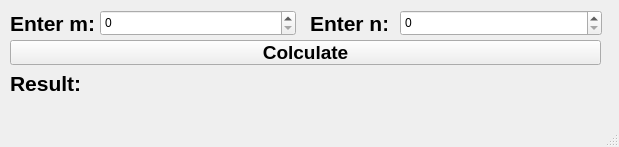
<?xml version="1.0" encoding="UTF-8"?>
<ui version="4.0">
 <class>MainWindow</class>
 <widget class="QMainWindow" name="MainWindow">
  <property name="geometry">
   <rect>
    <x>0</x>
    <y>0</y>
    <width>619</width>
    <height>147</height>
   </rect>
  </property>
  <property name="windowTitle">
   <string>Akkerman</string>
  </property>
  <widget class="QWidget" name="centralwidget">
   <widget class="QPushButton" name="Colculate">
    <property name="geometry">
     <rect>
      <x>10</x>
      <y>40</y>
      <width>591</width>
      <height>25</height>
     </rect>
    </property>
    <property name="font">
     <font>
      <pointsize>14</pointsize>
      <bold>true</bold>
     </font>
    </property>
    <property name="text">
     <string>Colculate</string>
    </property>
   </widget>
   <widget class="QSpinBox" name="spinBox_m">
    <property name="geometry">
     <rect>
      <x>100</x>
      <y>10</y>
      <width>196</width>
      <height>26</height>
     </rect>
    </property>
    <property name="maximum">
     <number>999999999</number>
    </property>
   </widget>
   <widget class="QLabel" name="label">
    <property name="geometry">
     <rect>
      <x>10</x>
      <y>70</y>
      <width>74</width>
      <height>26</height>
     </rect>
    </property>
    <property name="sizePolicy">
     <sizepolicy hsizetype="Fixed" vsizetype="Preferred">
      <horstretch>0</horstretch>
      <verstretch>0</verstretch>
     </sizepolicy>
    </property>
    <property name="font">
     <font>
      <pointsize>16</pointsize>
      <bold>true</bold>
     </font>
    </property>
    <property name="text">
     <string>Result: </string>
    </property>
   </widget>
   <widget class="QSpinBox" name="spinBox_n">
    <property name="geometry">
     <rect>
      <x>400</x>
      <y>10</y>
      <width>202</width>
      <height>26</height>
     </rect>
    </property>
    <property name="maximum">
     <number>999999999</number>
    </property>
   </widget>
   <widget class="QLabel" name="label_output">
    <property name="geometry">
     <rect>
      <x>100</x>
      <y>70</y>
      <width>500</width>
      <height>26</height>
     </rect>
    </property>
    <property name="font">
     <font>
      <pointsize>16</pointsize>
     </font>
    </property>
    <property name="text">
     <string/>
    </property>
   </widget>
   <widget class="QLabel" name="label_m">
    <property name="geometry">
     <rect>
      <x>10</x>
      <y>10</y>
      <width>83</width>
      <height>26</height>
     </rect>
    </property>
    <property name="sizePolicy">
     <sizepolicy hsizetype="Fixed" vsizetype="Preferred">
      <horstretch>0</horstretch>
      <verstretch>0</verstretch>
     </sizepolicy>
    </property>
    <property name="font">
     <font>
      <pointsize>16</pointsize>
      <bold>true</bold>
     </font>
    </property>
    <property name="text">
     <string>Enter m:</string>
    </property>
   </widget>
   <widget class="QLabel" name="label_n">
    <property name="geometry">
     <rect>
      <x>310</x>
      <y>10</y>
      <width>77</width>
      <height>26</height>
     </rect>
    </property>
    <property name="sizePolicy">
     <sizepolicy hsizetype="Fixed" vsizetype="Preferred">
      <horstretch>0</horstretch>
      <verstretch>0</verstretch>
     </sizepolicy>
    </property>
    <property name="font">
     <font>
      <pointsize>16</pointsize>
      <bold>true</bold>
     </font>
    </property>
    <property name="text">
     <string>Enter n:</string>
    </property>
   </widget>
  </widget>
  <widget class="QMenuBar" name="menubar">
   <property name="geometry">
    <rect>
     <x>0</x>
     <y>0</y>
     <width>619</width>
     <height>22</height>
    </rect>
   </property>
  </widget>
  <widget class="QStatusBar" name="statusbar"/>
 </widget>
 <resources/>
 <connections/>
</ui>
